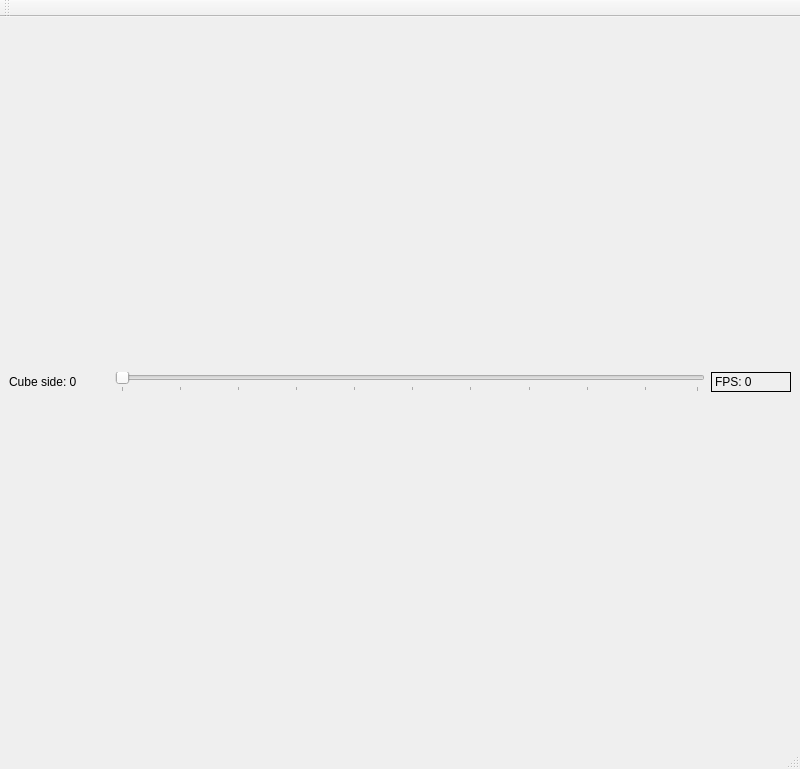
<?xml version="1.0" encoding="UTF-8"?>
<ui version="4.0">
 <class>FormMain</class>
 <widget class="QMainWindow" name="FormMain">
  <property name="geometry">
   <rect>
    <x>0</x>
    <y>0</y>
    <width>800</width>
    <height>769</height>
   </rect>
  </property>
  <property name="windowTitle">
   <string>Cellular Automata 3D</string>
  </property>
  <widget class="QWidget" name="centralwidget">
   <layout class="QVBoxLayout" name="verticalLayout_6">
    <item>
     <layout class="QVBoxLayout" name="mainLayout">
      <property name="sizeConstraint">
       <enum>QLayout::SetDefaultConstraint</enum>
      </property>
      <item>
       <layout class="QVBoxLayout" name="verticalLayout">
        <property name="sizeConstraint">
         <enum>QLayout::SetMaximumSize</enum>
        </property>
       </layout>
      </item>
      <item>
       <layout class="QHBoxLayout" name="horizontalLayout">
        <property name="sizeConstraint">
         <enum>QLayout::SetDefaultConstraint</enum>
        </property>
        <item>
         <widget class="QLabel" name="lCubeSide">
          <property name="minimumSize">
           <size>
            <width>100</width>
            <height>0</height>
           </size>
          </property>
          <property name="maximumSize">
           <size>
            <width>16777215</width>
            <height>20</height>
           </size>
          </property>
          <property name="frameShape">
           <enum>QFrame::NoFrame</enum>
          </property>
          <property name="text">
           <string>Cube side: 0</string>
          </property>
         </widget>
        </item>
        <item>
         <widget class="QSlider" name="hsNumberCubes">
          <property name="value">
           <number>0</number>
          </property>
          <property name="tracking">
           <bool>true</bool>
          </property>
          <property name="orientation">
           <enum>Qt::Horizontal</enum>
          </property>
          <property name="invertedControls">
           <bool>false</bool>
          </property>
          <property name="tickPosition">
           <enum>QSlider::TicksBelow</enum>
          </property>
          <property name="tickInterval">
           <number>10</number>
          </property>
         </widget>
        </item>
        <item>
         <widget class="QLabel" name="lFPS">
          <property name="minimumSize">
           <size>
            <width>80</width>
            <height>0</height>
           </size>
          </property>
          <property name="maximumSize">
           <size>
            <width>16777215</width>
            <height>20</height>
           </size>
          </property>
          <property name="frameShape">
           <enum>QFrame::Panel</enum>
          </property>
          <property name="text">
           <string>FPS: 0</string>
          </property>
          <property name="textFormat">
           <enum>Qt::PlainText</enum>
          </property>
         </widget>
        </item>
       </layout>
      </item>
     </layout>
    </item>
   </layout>
  </widget>
  <widget class="QStatusBar" name="statusbar"/>
  <widget class="QToolBar" name="toolBar">
   <property name="windowTitle">
    <string>toolBar</string>
   </property>
   <property name="iconSize">
    <size>
     <width>48</width>
     <height>48</height>
    </size>
   </property>
   <property name="toolButtonStyle">
    <enum>Qt::ToolButtonTextUnderIcon</enum>
   </property>
   <attribute name="toolBarArea">
    <enum>TopToolBarArea</enum>
   </attribute>
   <attribute name="toolBarBreak">
    <bool>false</bool>
   </attribute>
  </widget>
 </widget>
 <resources/>
 <connections/>
</ui>
